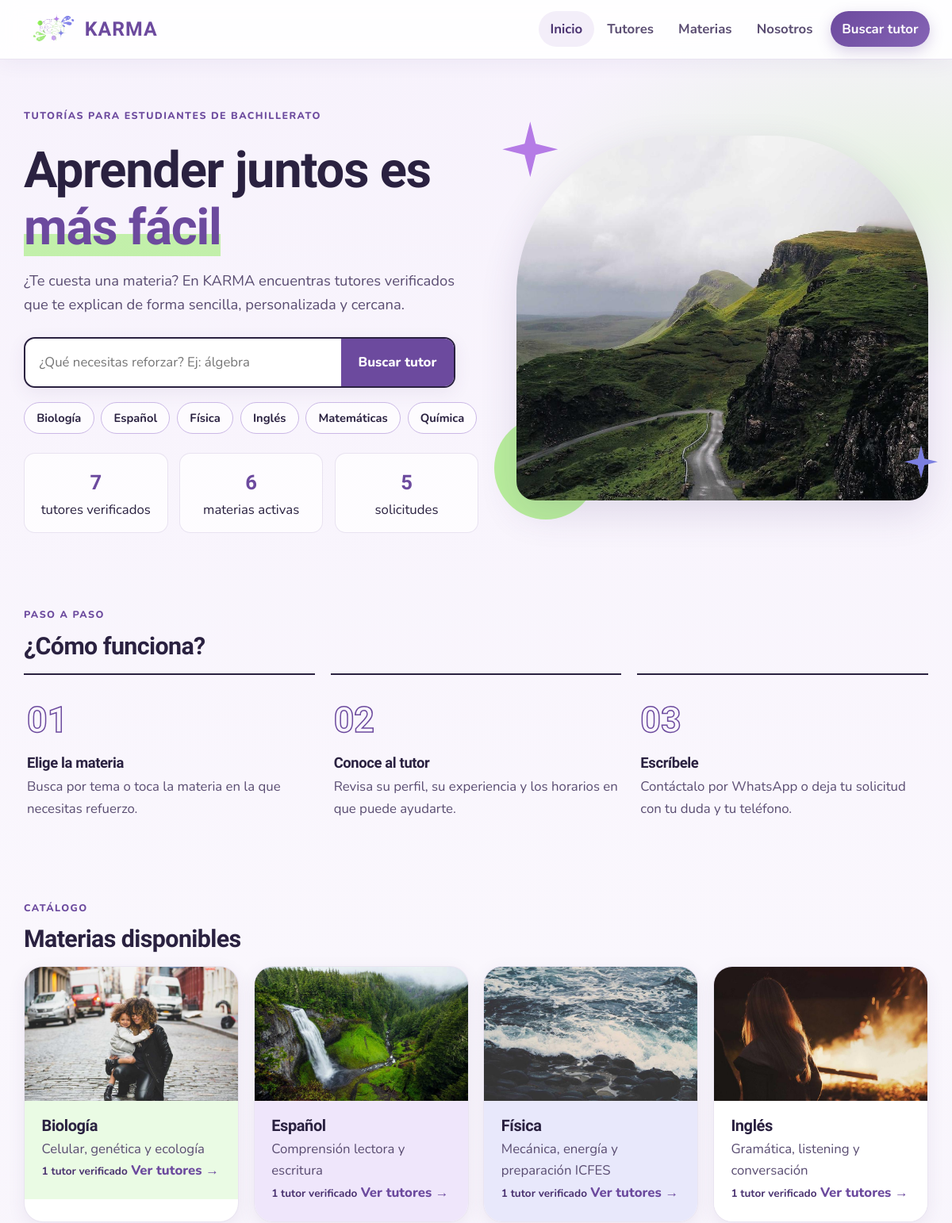
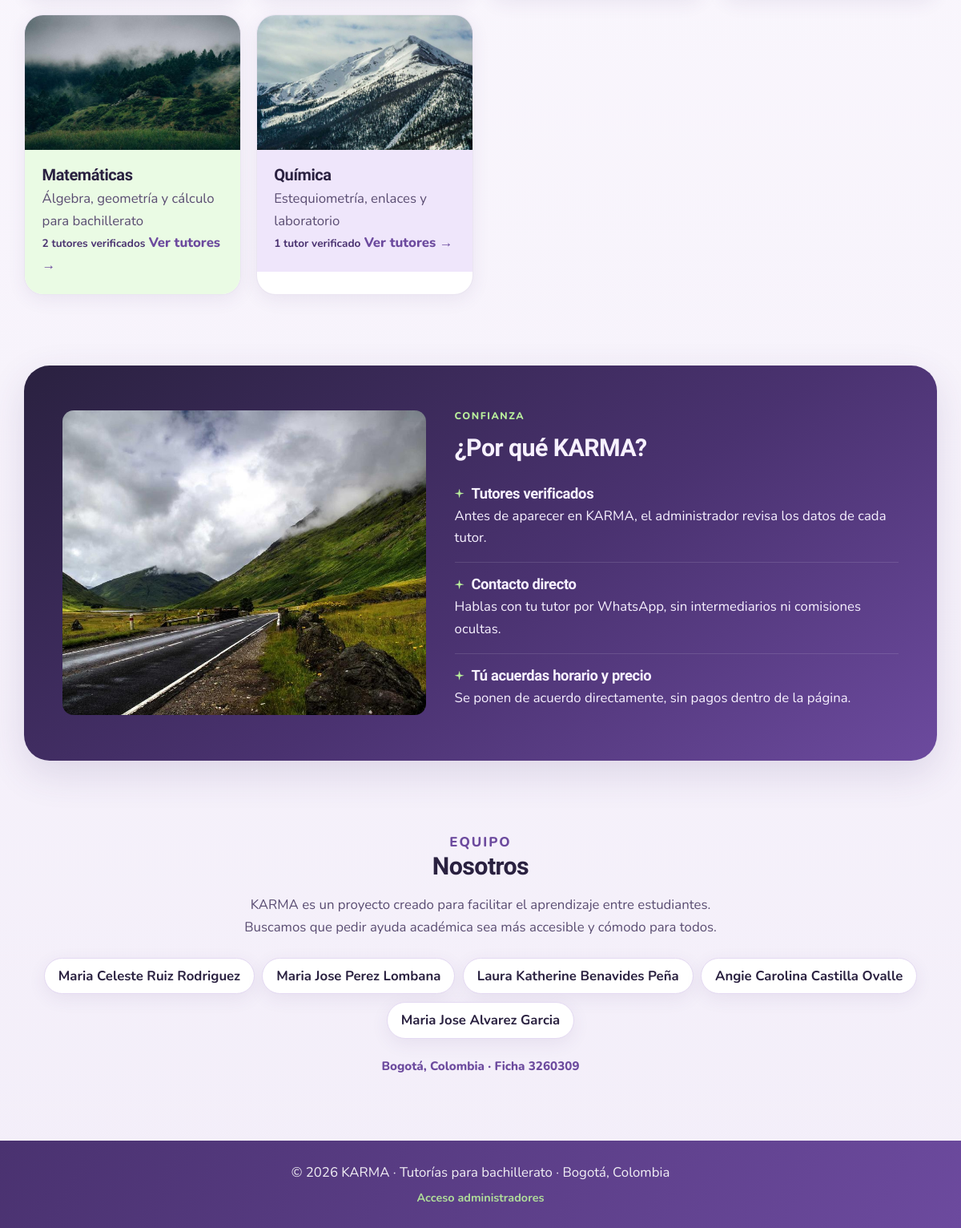
The page / on the database its author committed (2 pictures, top to bottom).
### tables this page shows
CREATE TABLE materia (
  id_materia INT UNSIGNED AUTO_INCREMENT PRIMARY KEY,
  nombre VARCHAR(100) NOT NULL UNIQUE,
  imagen VARCHAR(255) NULL,
  descripcion VARCHAR(255) NULL
);

### includes/funciones.php (called while the page is built, shortened)
<?php
function e($texto) {
    return htmlspecialchars((string)$texto, ENT_QUOTES, "UTF-8");
}
function rutaFoto($ruta, $fallback = "img/estudiantes.jpg") {
    $ruta = trim((string)$ruta);
    return $ruta;
}
function contador($mysqli, $sql) {
    $resultado = $mysqli->query($sql);
    $fila = $resultado->fetch_row();
    return (int)($fila[0] ?? 0);
}

### index.php (the view, shortened to what this page needs)
<?php
require_once __DIR__ . "/includes/conexion.php";
require_once __DIR__ . "/includes/funciones.php";
$resultado = $mysqli->query(
    "SELECT m.id_materia, m.nombre, m.imagen, m.descripcion, COUNT(t.id_tutor) AS tutores
     FROM materia m
     LEFT JOIN tutor t ON t.id_materia = m.id_materia AND t.verificado = 1
     GROUP BY m.id_materia, m.nombre, m.imagen, m.descripcion
     ORDER BY m.nombre"
);
$materias = $resultado->fetch_all(MYSQLI_ASSOC);
$totalTutores = contador($mysqli, "SELECT COUNT(*) FROM tutor WHERE verificado = 1");
$totalMaterias = count($materias);
$totalSolicitudes = contador($mysqli, "SELECT COUNT(*) FROM solicitud");
require __DIR__ . "/includes/header.php";
?>
<main class="portada">
    <section id="inicio" class="portada-hero">
        <div class="portada-hero-texto">
            <p class="etiqueta portada-etiqueta">Tutorías para estudiantes de bachillerato</p>
            <h1>Aprender juntos es <span class="resaltado">más fácil</span></h1>
            <p>¿Te cuesta una materia? En KARMA encuentras tutores verificados
            que te explican de forma sencilla, personalizada y cercana.</p>
            <form action="tutores.php" method="get" class="portada-buscador" role="search">
                <input type="text" name="buscar" placeholder="¿Qué necesitas reforzar? Ej: álgebra" aria-label="Buscar materia o tutor">
                <button type="submit">Buscar tutor</button>
            </form>
            <?php if (count($materias) > 0): ?>
                <div class="portada-materias-rapidas">
                    <?php foreach ($materias as $m): ?>
                        <a href="tutores.php?materia=<?= (int)$m["id_materia"] ?>"><?= e($m["nombre"]) ?></a>
                    <?php endforeach; ?>
                </div>
            <?php endif; ?>
            <div class="stats-strip">
                <div class="stat-pill"><strong><?= $totalTutores ?></strong><span>tutores verificados</span></div>
                <div class="stat-pill"><strong><?= $totalMaterias ?></strong><span>materias activas</span></div>
                <div class="stat-pill"><strong><?= $totalSolicitudes ?></strong><span>solicitudes</span></div>
            </div>
        </div>
        <div class="portada-hero-imagen">
            <span class="destello destello-grande" aria-hidden="true"></span>
            <img src="img/hero-estudio.jpg" alt="Estudiantes colaborando en una tutoría">
            <span class="destello destello-pequeno" aria-hidden="true"></span>
        </div>
    </section>
    <section class="portada-pasos">
        <p class="etiqueta">Paso a paso</p>
        <h2>¿Cómo funciona?</h2>
        <div class="portada-pasos-lista">
            <div class="portada-paso">
                <span class="portada-paso-numero">01</span>
                <h3>Elige la materia</h3>
                <p>Busca por tema o toca la materia en la que necesitas refuerzo.</p>
            </div>
            <div class="portada-paso">
                <span class="portada-paso-numero">02</span>
                <h3>Conoce al tutor</h3>
                <p>Revisa su perfil, su experiencia y los horarios en que puede ayudarte.</p>
            </div>
            <div class="portada-paso">
                <span class="portada-paso-numero">03</span>
                <h3>Escríbele</h3>
                <p>Contáctalo por WhatsApp o deja tu solicitud con tu duda y tu teléfono.</p>
            </div>
        </div>
    </section>
    <section id="materias" class="portada-materias">
        <p class="etiqueta">Catálogo</p>
        <h2>Materias disponibles</h2>
        <?php if (count($materias) === 0): ?>
            <div class="vacio">Pronto tendremos materias disponibles.</div>
        <?php else: ?>
            <div class="portada-materias-lista">
                <?php foreach ($materias as $m): ?>
                    <a href="tutores.php?materia=<?= (int)$m["id_materia"] ?>" class="portada-materia card-materia">
                        <div class="card-materia-media">
                            <img src="<?= e(rutaFoto($m["imagen"] ?? "", "img/estudiantes.jpg")) ?>" alt="<?= e($m["nombre"]) ?>">
                        </div>
                        <div class="card-materia-body">
                            <h3><?= e($m["nombre"]) ?></h3>
                            <p><?= e($m["descripcion"] ?? "") ?></p>
                            <p class="meta">
                                <?= (int)$m["tutores"] ?>
                                <?= (int)$m["tutores"] === 1 ? "tutor verificado" : "tutores verificados" ?>
                            </p>
                            <span class="card-enlace">Ver tutores →</span>
                        </div>
                    </a>
                <?php endforeach; ?>
            </div>
        <?php endif; ?>
    </section>
    <section class="portada-confianza">
        <img src="img/confianza.jpg" alt="Estudiante tomando apuntes en una tutoría">
        <div>
            <p class="etiqueta" style="color:#b9ef9c">Confianza</p>
            <h2>¿Por qué KARMA?</h2>
            <div class="portada-razon">
                <h3>Tutores verificados</h3>
                <p>Antes de aparecer en KARMA, el administrador revisa los datos de cada tutor.</p>
            </div>
            <div class="portada-razon">
                <h3>Contacto directo</h3>
                <p>Hablas con tu tutor por WhatsApp, sin intermediarios ni comisiones ocultas.</p>
            </div>
            <div class="portada-razon">
                <h3>Tú acuerdas horario y precio</h3>
                <p>Se ponen de acuerdo directamente, sin pagos dentro de la página.</p>
            </div>
        </div>
    </section>
    <section id="nosotros" class="portada-nosotros">
        <p class="etiqueta">Equipo</p>
        <h2>Nosotros</h2>
        <p>KARMA es un proyecto creado para facilitar el aprendizaje
        entre estudiantes. Buscamos que pedir ayuda académica sea
        más accesible y cómodo para todos.</p>
        <ul class="portada-equipo">
            <li>Maria Celeste Ruiz Rodriguez</li>
            <li>Maria Jose Perez Lombana</li>
            <li>Laura Katherine Benavides Peña</li>
            <li>Angie Carolina Castilla Ovalle</li>
            <li>Maria Jose Alvarez Garcia</li>
        </ul>
        <p id="ubicacion" class="portada-ubicacion">Bogotá, Colombia · Ficha 3260309</p>
    </section>
</main>
<?php require __DIR__ . "/includes/footer.php"; ?>

### rows shown on the page
materia: nombre "Biología", imagen (picture), descripcion "Celular, genética y ecología", tutores "1", shows "tutor verificado"
materia: nombre "Español", imagen (picture), descripcion "Comprensión lectora y escritura", tutores "1", shows "tutor verificado"
materia: nombre "Física", imagen (picture), descripcion "Mecánica, energía y preparación ICFES", tutores "1", shows "tutor verificado"
materia: nombre "Inglés", imagen (picture), descripcion "Gramática, listening y conversación", tutores "1", shows "tutor verificado"
materia: nombre "Matemáticas", imagen (picture), descripcion "Álgebra, geometría y cálculo para bachillerato", tutores "2", shows "tutores verificados"
materia: nombre "Química", imagen (picture), descripcion "Estequiometría, enlaces y laboratorio", tutores "1", shows "tutor verificado"

### other values the page prints
$totalTutores "7"
$totalMaterias "6"
$totalSolicitudes "5"
